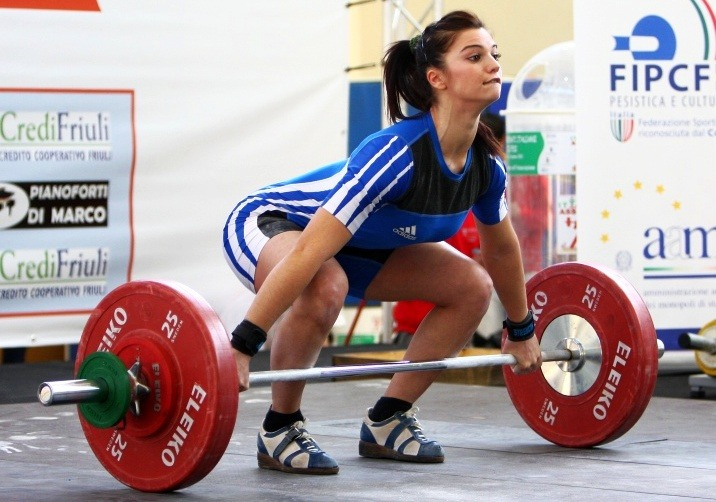
#> input picture 영상처리 튜토리얼/images/test.jpg, 716 x 502 px
$ python 18-2.area,perimeter.py   (older library calls are emulated)
#> lines starting #> are read from the running program, lines starting #| are printed output that depends on the picture; after the words box and inside, x2 and y2 are one past the last pixel; in counts of white or black regions, pixels touching at a corner belong together; long printed decimals are rounded
import numpy as np
import cv2

def contour():
    img = cv2.imread('images/test.jpg')
#> img is the input picture: shape (502, 716, 3); mean B, G, R 154.6, 152.2, 167.4
    imgray = cv2.cvtColor(img,cv2.COLOR_BGR2GRAY)
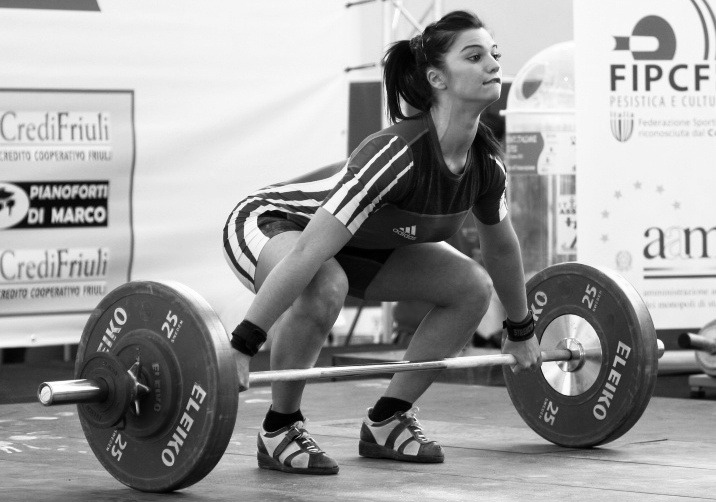
#> imgray: shape (502, 716); min 0, max 255, mean 157

    ret,thr = cv2.threshold(imgray,127,255,0)
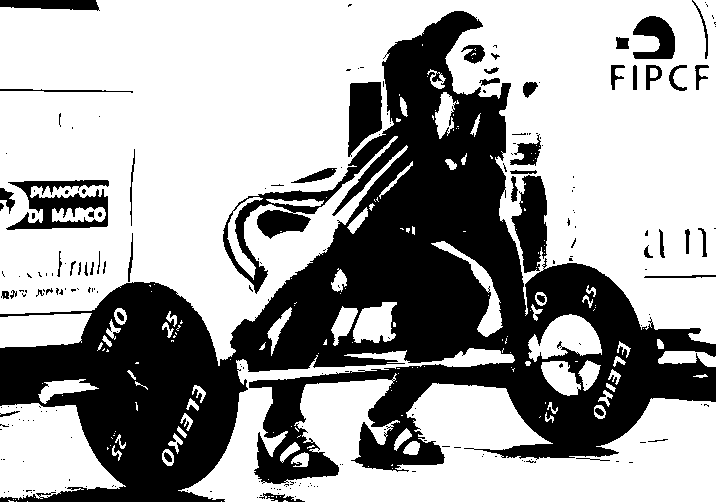
#> thr: shape (502, 716); 63.6% white; 218 black regions (166 under 20 px)
    _,contours,_=cv2.findContours(thr,cv2.RETR_TREE,cv2.CHAIN_APPROX_SIMPLE)
#> contours = 487 contours, 369 with area under 20; largest, box (x1, y1, x2, y2) and area: (0, 0, 716, 366) 172703, (178, 348, 716, 502) 40863, (0, 403, 126, 500) 8066, (5, 179, 110, 231) 3464, (0, 313, 92, 348) 2494

    cnt = contours[10]
#> cnt = [[271, 496], [273, 496]]
    area = cv2.contourArea(cnt)
#> area = 0
    perimeter = cv2.arcLength(cnt,True)
#> perimeter = 4

    cv2.drawContours(img,[cnt],0,(255,0,0),3)
#> img: shape (502, 716, 3); 0.01% of pixels changed, all inside (x1, y1, x2, y2) = (269, 494, 276, 499)

    print('contour 면적:',area)
#| contour 면적: 0.0
    print('contour 길이:',perimeter)
#| contour 길이: 4.0

    cv2.imshow('contour',img)
    cv2.waitKey(0)
    cv2.destroyAllWindows()

contour()

$ run again, with 영상처리 튜토리얼/images/earth.PNG saved as 영상처리 튜토리얼/images/test.jpg
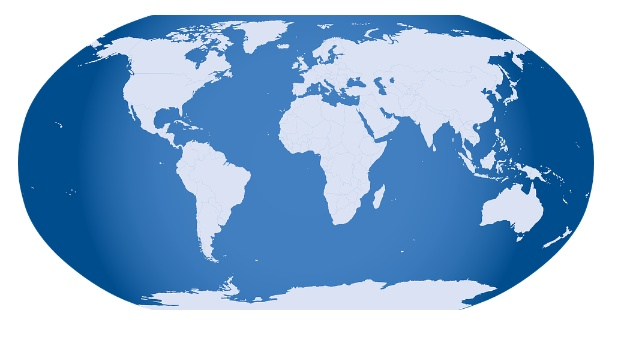
#> input picture 영상처리 튜토리얼/images/earth.PNG, 626 x 337 px
#> in contour, img is the input picture: shape (337, 626, 3); mean B, G, R 211.7, 176.5, 142.2
#> in contour, `imgray = cv2.cvtColor(img,cv2.COLOR_BGR2GRAY)`:
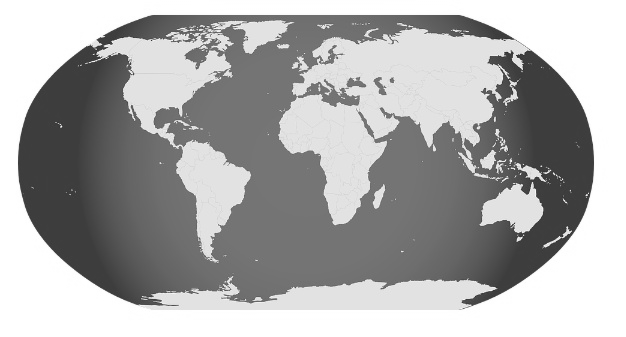
#> imgray: shape (337, 626); min 42, max 255, mean 170.3
#> in contour, `ret,thr = cv2.threshold(imgray,127,255,0)`:
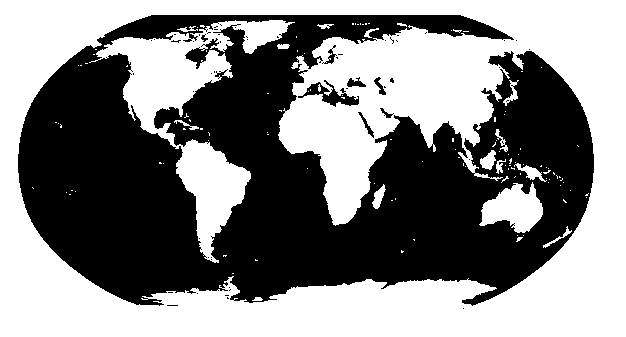
#> thr: shape (337, 626); 52.1% white; 57 black regions (49 under 20 px)
#> contours = 239 contours, 210 with area under 20; largest, box (x1, y1, x2, y2) and area: (0, 0, 626, 337) 210000, (17, 14, 595, 307) 117926, (89, 20, 295, 263) 12246, (479, 182, 543, 233) 1874, (297, 79, 360, 108) 678
#> cnt = [[228, 287], [229, 286], [230, 287], [229, 288]]
#> area = 2
#> perimeter = 5.66
#> img: shape (337, 626, 3); 0.01% of pixels changed, all inside (x1, y1, x2, y2) = (226, 284, 233, 291)
#| contour 면적: 2.0
#| contour 길이: 5.657
